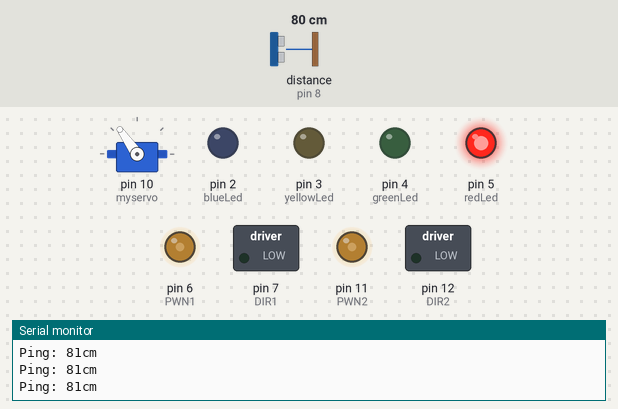
A sketch run on a simulated Arduino Uno, built with avr-gcc and run on an emulated ATmega328P. On the bench: servo, switched loads named in the sketch (green lamp = pin HIGH), output pins drawn as LEDs (lit = HIGH), the last lines printed to the serial monitor. The test bench sets the inputs (shaded band); at power-on: distance to the obstacle (sensor on pin 8) 80 cm. The echo pulse lasts 58.3 µs per cm.

Above: at 1.27 s.
1.3 s: distance to the obstacle (sensor on pin 8) set to 27 cm
4.3 s: distance to the obstacle (sensor on pin 8) set to 22 cm
At 4.79 s:
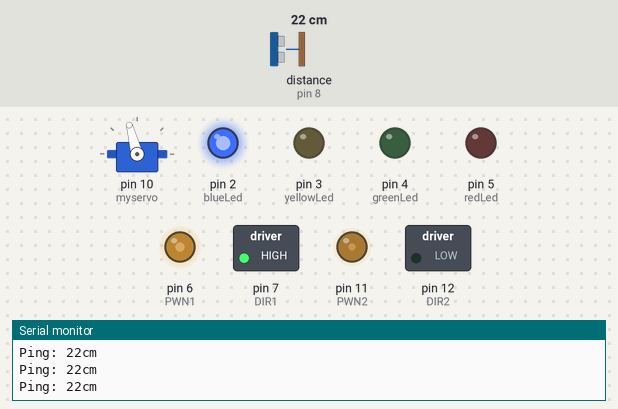
7.3 s: distance to the obstacle (sensor on pin 8) set to 24 cm
At 7.49 s:
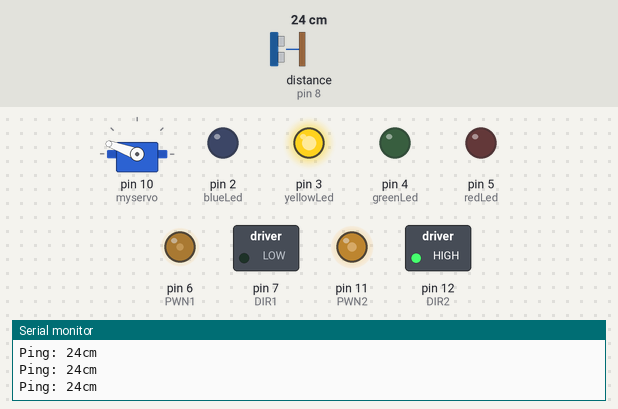
10.3 s: distance to the obstacle (sensor on pin 8) set to 2 cm
At 10.51 s:
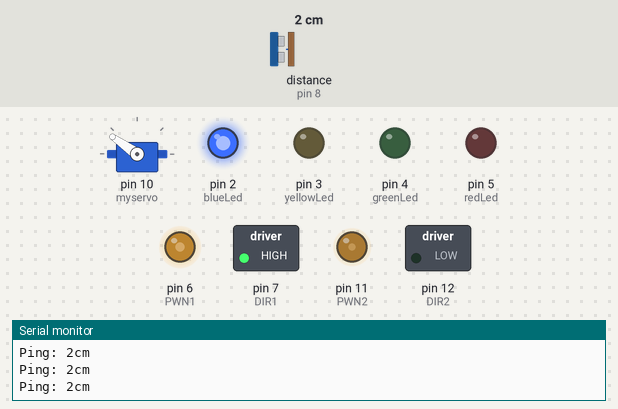
13.3 s: distance to the obstacle (sensor on pin 8) set to 4 cm
16.3 s: distance to the obstacle (sensor on pin 8) set to 7 cm
At 17.0 s:
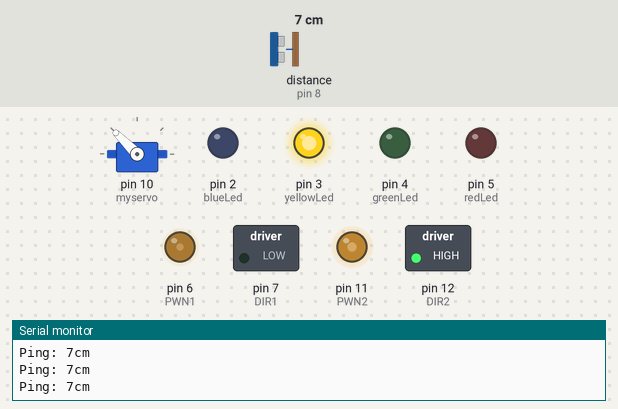
Timing chart, 0 to 20.3 s (numbered marks = the images above; inputs shaded):
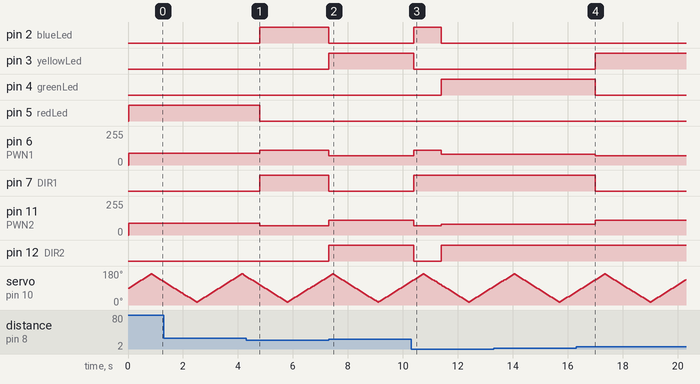

The sketch:

obstaclesv2.ino
```cpp
// Control of a Rover5 robot - Last update: AndreasVan 2015-02-28 Vers. 2.01
// Dagu Rover 5 2WD Tracked Chassis + Explorer Controller Board for Dagu Rover 5 2WD
// Micro controller = Arduino UNO
// Detecting obstacles with an SR04 ultrasonic sensor mounted on servo
// this code is public domain, enjoy!

#include <NewPing.h>        //library SR04 ultrasonic sensor
#include <Servo.h>          //library Servo (SR04 on servo)

#define TRIGGER_PIN 9       // SR04 sensor
#define ECHO_PIN    8       // SR04 sensor
#define MAX_DISTANCE 200    //sensor distance
Servo myservo;
NewPing sonar(TRIGGER_PIN, ECHO_PIN, MAX_DISTANCE);

#define runEvery(t) for (static typeof(t) _lasttime;(typeof(t))((typeof(t))millis() - _lasttime) > (t);_lasttime += (t))

const int PWN1 = 6;           //right PWN
const int DIR1 = 7;           //right DIR
const int PWN2 =11;           //left PWN
const int DIR2 =12;           //left DIR
const int redLed = 5;         //robot drives forward
const int greenLed = 4;       //robot drives backward
const int yellowLed = 3;      //robot turns left
const int blueLed = 2;        //robot turns right

int uS;                       //value of SR04 ultrasonic sensor
int distance;                 //distance in cm of ultrasonic sensor
int pos = 90;                 //start position of servo = 90
int servoDirection = 0;       //sweeping left or right
int MoveDirection = 0;        //0 = forward, 1 = backward, 2 = left, 3 = right
int lastMoveDirection;        //last direction of the robot
int distanceCenter;
int distanceLeft;
int distanceRight;
int servoDelay = 55;          //servo sweep speed
const int speedLeft = 90;    //motor speed left
const int speedRight = 90;   //motor speed right
long previousMillis = 0;
const int interval = 1000;    // time to switch between the MoveDirections

void setup() {
  pinMode(PWN1, OUTPUT);
  pinMode(DIR1, OUTPUT);
  pinMode(PWN2, OUTPUT);
  pinMode(DIR2, OUTPUT);
  analogWrite(PWN1, 0);
  analogWrite(PWN2, 0);
  pinMode(5, OUTPUT);
  pinMode(4, OUTPUT);
  pinMode(3, OUTPUT);
  pinMode(2, OUTPUT);
  pinMode(redLed, OUTPUT);
  pinMode(greenLed, OUTPUT);
  pinMode(yellowLed, OUTPUT);
  pinMode(blueLed, OUTPUT);
  Serial.begin(9600);       //to use the serial monitor
  myservo.attach(10);       //servo on pin 10
  myservo.write(pos);       //center servo
   }

void loop() {

  sweepServo();             //servo sweep function

  getDistance();            //ultrasonic sensor distance

    if (pos >= 15 && pos <= 45)
  {
    distanceRight = distance;  //measured distance servo is to the right = distanceRight
  }
  if (pos >= 135 && pos <= 165)
  {
    distanceLeft = distance;   //measured distance servo is to the left = distanceLeft
  }
  if (pos > 70 && pos < 110)
  {
    distanceCenter = distance; //measured distance servo in centred  = distanceCenter
  }

  if (distanceCenter >= 25)    //no obstacle to see for miles, straight on
  {
    MoveDirection = 0;         //move forward
  }
  else                         //obstacle detected, turn left or right?
  {
    if (distanceLeft > distanceRight)
    {
      MoveDirection = 2;      //turn left = 2
    }
    if (distanceLeft < distanceRight)
    {
      MoveDirection = 3;      //turn right = 3
    }
    if (distanceLeft <= 5 && distanceCenter <= 5 || distanceRight <= 5 && distanceCenter <= 5)
    {
      MoveDirection = 1;      //  turn back
    }
  }

  unsigned long currentMillis = millis();  //set a timer

  if(MoveDirection == 0 && MoveDirection == lastMoveDirection)
  {
    forward();
    lastMoveDirection = MoveDirection;
  }
  if(MoveDirection == 0 && MoveDirection != lastMoveDirection && currentMillis - previousMillis > interval )
  {
    forward();
    lastMoveDirection = MoveDirection;
    previousMillis = currentMillis;
  }
  if(MoveDirection == 1 && MoveDirection == lastMoveDirection)
  {
    backward();
    lastMoveDirection = MoveDirection;
  }
  if(MoveDirection == 1 && MoveDirection != lastMoveDirection && currentMillis - previousMillis > interval )
  {
    backward();
    lastMoveDirection = MoveDirection;
    previousMillis = currentMillis;
  }
  if(MoveDirection == 2 && MoveDirection == lastMoveDirection)
  {
    left();
    lastMoveDirection = MoveDirection;
  }
  if(MoveDirection == 2 && MoveDirection != lastMoveDirection && currentMillis - previousMillis > interval )
  {
    left();
    lastMoveDirection = MoveDirection;
    previousMillis = currentMillis;
  }
  if(MoveDirection == 3 && MoveDirection == lastMoveDirection)
  {
    right();
    lastMoveDirection = MoveDirection;
  }
  if(MoveDirection == 3 && MoveDirection != lastMoveDirection && currentMillis - previousMillis > interval )
  {
    right();
    lastMoveDirection = MoveDirection;
    previousMillis = currentMillis;
  }
}

void forward()
{
  digitalWrite(DIR1, LOW);
  digitalWrite(DIR2, LOW);
  analogWrite(PWN1, speedLeft);
  analogWrite(PWN2, speedRight);
  digitalWrite(redLed, HIGH);
  digitalWrite(greenLed, LOW);
  digitalWrite(yellowLed, LOW);
  digitalWrite(blueLed, LOW);
}

void stop()
{
  digitalWrite(DIR1, LOW);
  digitalWrite(DIR2, LOW);
  analogWrite(PWN1, 0);
  analogWrite(PWN2, 0);
  digitalWrite(redLed, LOW);
  digitalWrite(greenLed, LOW);
  digitalWrite(yellowLed, LOW);
  digitalWrite(blueLed, LOW);
}

void backward()
{
  digitalWrite(DIR1, HIGH);
  digitalWrite(DIR2, HIGH);
  analogWrite(PWN1, speedLeft-10);
  analogWrite(PWN2, speedRight-10);
  digitalWrite(redLed, LOW);
  digitalWrite(greenLed, HIGH);
  digitalWrite(yellowLed, LOW);
  digitalWrite(blueLed, LOW);
}

void left()
{
  digitalWrite(DIR1, LOW);
  digitalWrite(DIR2, HIGH);
  analogWrite(PWN1, speedLeft-20);
  analogWrite(PWN2, speedRight+20);
  digitalWrite(redLed, LOW);
  digitalWrite(greenLed, LOW);
  digitalWrite(yellowLed, HIGH);
  digitalWrite(blueLed, LOW);
}

void right()
{
  digitalWrite(DIR1, HIGH);
  digitalWrite(DIR2, LOW);
  analogWrite(PWN1, speedLeft+20);
  analogWrite(PWN2, speedRight-20);
  digitalWrite(redLed, LOW);
  digitalWrite(greenLed, LOW);
  digitalWrite(yellowLed, LOW);
  digitalWrite(blueLed, HIGH);
}

void getDistance()
{
  runEvery(20)                      //loop for ultrasonic measurement
  {
    uS = sonar.ping();
    distance = uS / US_ROUNDTRIP_CM;
    if (uS == NO_ECHO)              // if the sensor did not get a ping
    {
      distance = MAX_DISTANCE;      //so the distance must be bigger then the max vaulue of the sensor
    }
    Serial.print("Ping: ");         //to check distance on the serial monitor
    Serial.print(distance);
    Serial.println("cm");
  }
}

void sweepServo()
{
  runEvery(servoDelay)                      //this loop determines the servo position
  {
    if(pos < 165 && servoDirection == 0)    // 165 = servo to the left
    {
      pos = pos + 5;
    }
    if(pos > 15 && servoDirection == 1)     // 15 = servo to the right
    {
      pos = pos - 5;
    }
  }
  if (pos == 165 )
  {
    servoDirection = 1;                     //changes direction
  }
  if (pos == 15 )
  {
    servoDirection = 0;                     //changes direction
  }
  myservo.write(pos);                       //move servo!
}
```

Measured:
- the behaviour switches between 25 and 24 cm on distance to the obstacle (sensor on pin 8) (found by bisection; images 0 and 1)
- the behaviour switches between 22 and 23 cm on distance to the obstacle (sensor on pin 8) (found by bisection; images 1 and 2)
- the behaviour switches between 5 and 6 cm on distance to the obstacle (sensor on pin 8) (found by bisection; images 3 and 4)
- after the input at 4.3 s, pin 2 (blueLed), pin 7 (DIR1): LOW → HIGH after 0.49 s; pin 5 (redLed): HIGH → LOW after 0.49 s; pin 6 (PWN1): 90/255 → 110/255 after 0.49 s; pin 11 (PWN2): 90/255 → 70/255 after 0.49 s
- after the input at 7.3 s, pin 2 (blueLed), pin 7 (DIR1): HIGH → LOW at once; pin 3 (yellowLed), pin 12 (DIR2): LOW → HIGH at once; pin 6 (PWN1): 110/255 → 70/255 at once; pin 11 (PWN2): 70/255 → 110/255 at once
- after the input at 10.3 s, pin 2 (blueLed): LOW → HIGH after 0.10 s, → LOW 1.0 s later; pin 3 (yellowLed): HIGH → LOW after 0.10 s; pin 4 (greenLed): LOW → HIGH after 1.1 s; pin 6 (PWN1): 70/255 → 110/255 after 0.10 s, → 80/255 1.0 s later; pin 7 (DIR1): LOW → HIGH after 0.10 s
- after the input at 16.3 s, pin 3 (yellowLed): LOW → HIGH after 0.70 s; pin 4 (greenLed), pin 7 (DIR1): HIGH → LOW after 0.70 s; pin 6 (PWN1): 80/255 → 70/255 after 0.70 s; pin 11 (PWN2): 80/255 → 110/255 after 0.70 s
